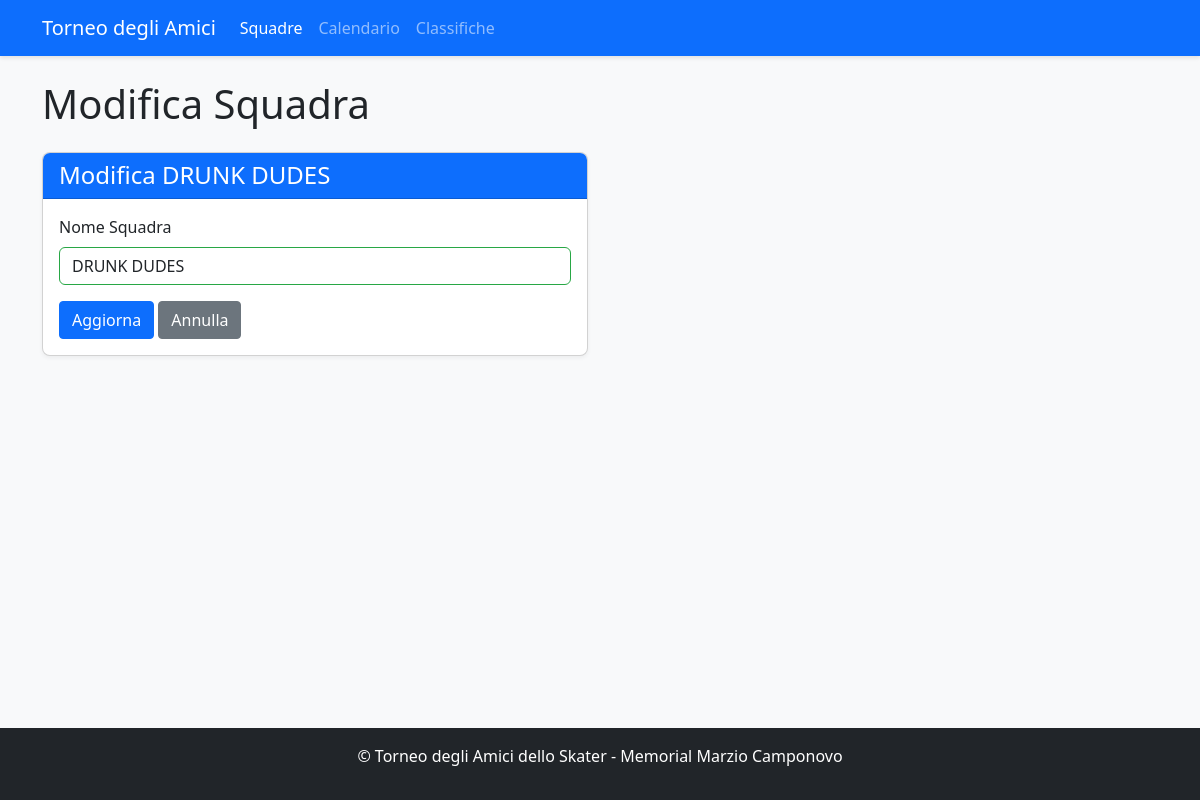
/team/6/edit, run on an earlier commit of the app's database.
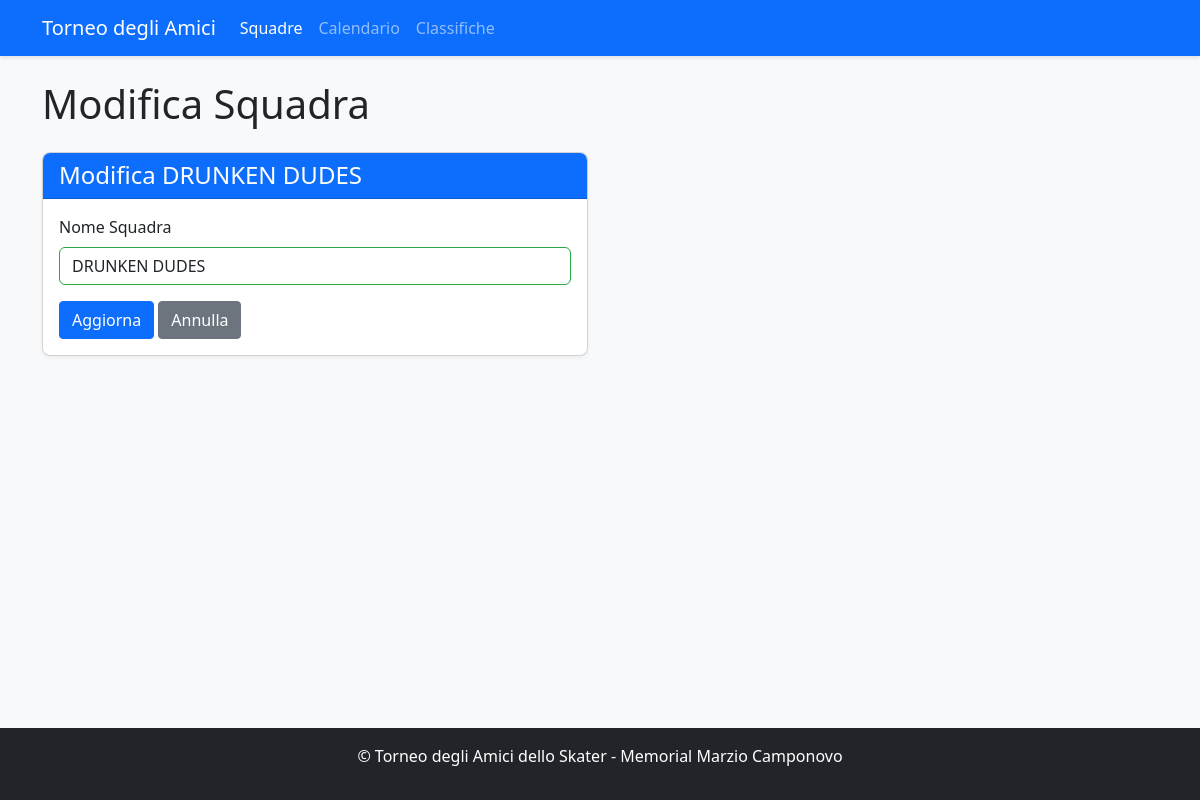
And on a later commit of the database.
### app.py (models this page shows, shortened)
class Team(db.Model):
    id = db.Column(db.Integer, primary_key=True)
    name = db.Column(db.String(100), nullable=False, unique=True)
    group = db.Column(db.String(1))  # A, B, C, or D
    group_order = db.Column(db.Integer, default=0)  # NUOVO CAMPO per l'ordinamento nel girone
    players = db.relationship('Player', backref='team', lazy=True)
    matches = db.relationship(
        'Match',
        primaryjoin="or_(Team.id == Match.team1_id, Team.id == Match.team2_id)",
        lazy=True,
        overlaps="team1,team2"
    )
    wins = db.Column(db.Integer, default=0)
    losses = db.Column(db.Integer, default=0)
    draws = db.Column(db.Integer, default=0)
    goals_for = db.Column(db.Integer, default=0)
    goals_against = db.Column(db.Integer, default=0)
    points = db.Column(db.Integer, default=0)

### app.py (the view, shortened to what this page needs)
@app.route('/team/<int:team_id>/edit', methods=['GET', 'POST'])
def edit_team(team_id):
    team = Team.query.get_or_404(team_id)
    return render_template('edit_team.html', team=team)

### app.py (called while the page is built, shortened)
@app.teardown_appcontext
def cleanup_db(error):
    if error:
        db.session.rollback()
    db.session.remove()

def get_tournament_dates():
    try:
        if db.inspect(db.engine).has_table('tournament_settings'):
            settings = TournamentSettings.query.first()
            if settings and settings.qualification_day1:
                return {
                    'qualification_day1': settings.qualification_day1,
                    'qualification_day2': settings.qualification_day2,
                    'quarterfinals_ml': settings.quarterfinals_ml_date,
                    'quarterfinals_bl': settings.quarterfinals_bl_date,
                    'semifinals_ml': settings.semifinals_ml_date,
                    'semifinals_bl': settings.semifinals_bl_date,
                    'finals': settings.finals_date
                }
    except Exception as e:
        print(f"Errore nel recupero date da settings: {e}")

### templates/edit_team.html (shortened to what this page needs)
<!DOCTYPE html>
<html lang="it">
<head>
    <link rel="stylesheet" href="https://cdn.jsdelivr.net/npm/bootstrap@5.3.0/dist/css/bootstrap.min.css">
    <link rel="stylesheet" href="{{ url_for('static', filename='style.css') }}">
</head>
<body class="d-flex flex-column min-vh-100">
    <nav class="navbar navbar-expand-lg navbar-dark bg-primary">
        <div class="container">
            <a class="navbar-brand" href="{{ url_for('index') }}">Torneo degli Amici</a>
            <div class="collapse navbar-collapse" id="navbarNav">
                <ul class="navbar-nav">
                    <li class="nav-item">
                        <a class="nav-link active" href="{{ url_for('teams') }}">Squadre</a>
                    </li>
                    <li class="nav-item">
                        <a class="nav-link" href="{{ url_for('schedule') }}">Calendario</a>
                    </li>
                    <li class="nav-item">
                        <a class="nav-link" href="{{ url_for('standings') }}">Classifiche</a>
                    </li>
                </ul>
            </div>
        </div>
    </nav>
    <div class="container mt-4">
        <h1>Modifica Squadra</h1>
        <div class="row mt-4">
            <div class="col-md-6">
                <div class="card">
                    <div class="card-header bg-primary text-white">
                        <h4 class="mb-0">Modifica {{ team.name }}</h4>
                    </div>
                    <div class="card-body">
                        <form method="post">
                            <div class="mb-3">
                                <label for="team_name" class="form-label">Nome Squadra</label>
                                <input type="text" class="form-control" id="team_name" name="team_name" value="{{ team.name }}" required>
                            </div>
                            <button type="submit" class="btn btn-primary">Aggiorna</button>
                            <a href="{{ url_for('teams') }}" class="btn btn-secondary">Annulla</a>
                        </form>
                    </div>
                </div>
            </div>
        </div>
    </div>
    <footer class="bg-dark text-white py-3 mt-auto">
        <div class="container text-center">
            <p>© Torneo degli Amici dello Skater - Memorial Marzio Camponovo</p>
        </div>
    </footer>
</body>
</html>

What changed in the data, as far as the page shows it:
changed Team: name "DRUNK DUDES" → "DRUNKEN DUDES"; team_name "DRUNK DUDES" → "DRUNKEN DUDES"
